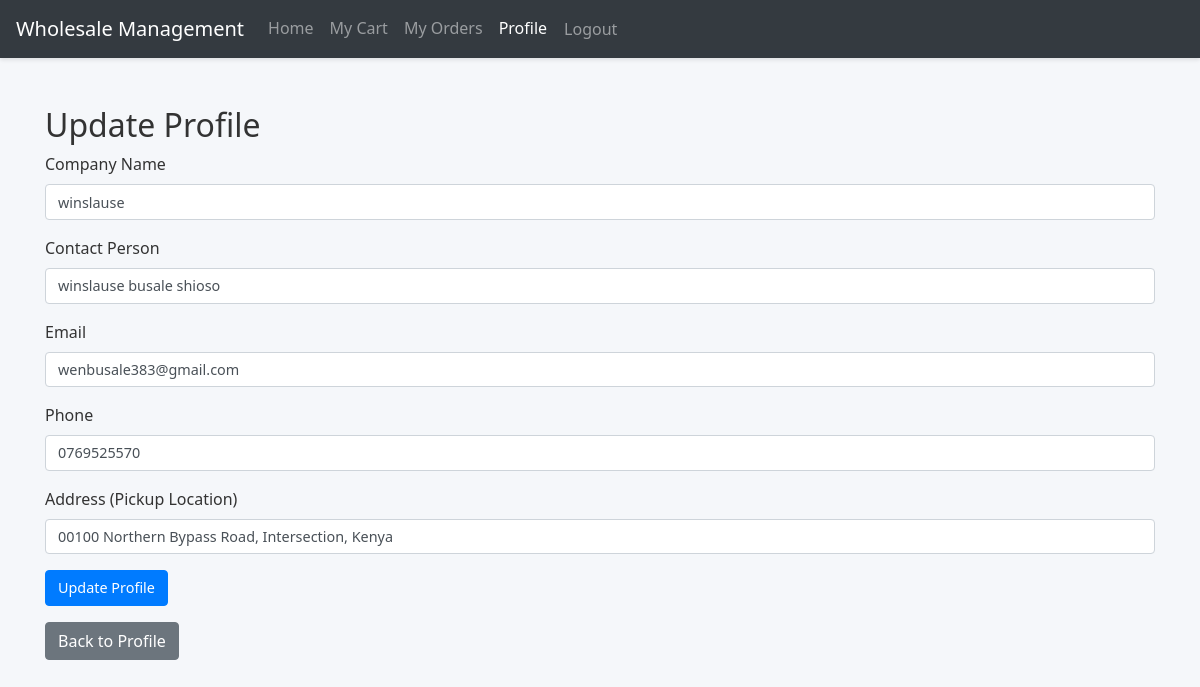
Page /update_profile (signed in) on the earlier database version.
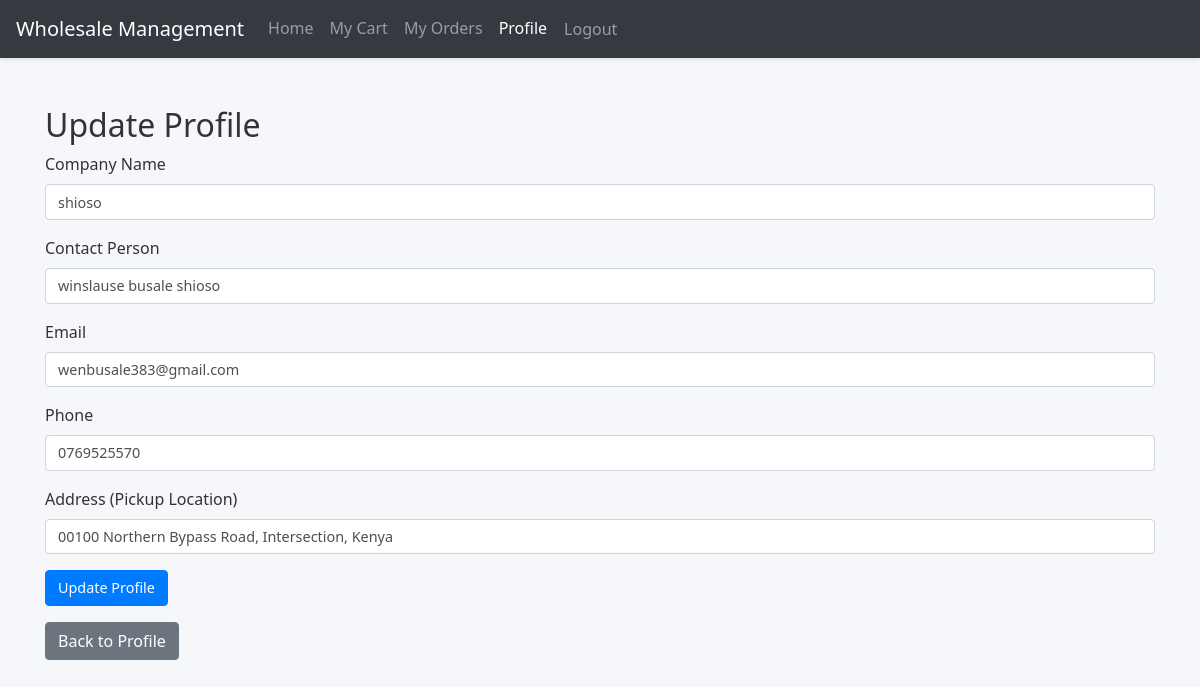
Same page on the later database version.
### app.py (models this page shows, shortened)
class User(db.Model, UserMixin):
    id = db.Column(db.Integer, primary_key=True)
    company_name = db.Column(db.String(100), nullable=False)
    contact_person = db.Column(db.String(100), nullable=False)
    email = db.Column(db.String(100), unique=True, nullable=False)
    phone = db.Column(db.String(20), nullable=False)
    address = db.Column(db.String(255), nullable=False)
    pickup_location = db.Column(db.String(255), nullable=True)  # Kept for backward compatibility
    password_hash = db.Column(db.String(128), nullable=False)
    carts = db.relationship('UserCart', backref='user', lazy=True)
    orders = db.relationship('Order', backref='user', lazy=True)
    user_orders = db.relationship('UserOrder', backref='user', lazy=True)
    admin_orders = db.relationship('AdminOrder', backref='user', lazy=True)

### app.py (the view, shortened to what this page needs)
@app.route('/update_profile', methods=['GET', 'POST'])
@login_required
def update_profile():
    return render_template('update_profile.html', user=current_user)

### app.py (called while the page is built)
@login_manager.user_loader
def load_user(user_id):
    return db.session.get(User, int(user_id))

### templates/update_profile.html (shortened to what this page needs)
<!DOCTYPE html>
<html lang="en">
<head>
  <link rel="stylesheet" href="https://stackpath.bootstrapcdn.com/bootstrap/4.5.2/css/bootstrap.min.css">
  <link rel="stylesheet" href="{{ url_for('static', filename='css/main.css') }}">
</head>
<body>
  <nav class="navbar navbar-expand-lg navbar-dark bg-dark">
    <a class="navbar-brand" href="#">Wholesale Management</a>
    <div class="collapse navbar-collapse" id="navbarNav">
      <ul class="navbar-nav mr-auto">
        <li class="nav-item"><a class="nav-link" href="{{ url_for('home') }}">Home</a></li>
        <li class="nav-item"><a class="nav-link" href="#" data-toggle="modal" data-target="#cartModal">My Cart</a></li>
        <li class="nav-item"><a class="nav-link" href="#" data-toggle="modal" data-target="#ordersModal">My Orders</a></li>
        <li class="nav-item active"><a class="nav-link" href="{{ url_for('profile') }}">Profile</a></li>
        <li class="nav-item">
          <form action="{{ url_for('logout') }}" method="post">
            <button type="submit" class="btn btn-link nav-link">Logout</button>
          </form>
        </li>
      </ul>
    </div>
  </nav>
  <div class="container mt-5">
    <h2>Update Profile</h2>
    <form action="{{ url_for('update_profile') }}" method="post">
      <div class="form-group">
        <label for="company_name">Company Name</label>
        <input type="text" class="form-control" id="company_name" name="company_name" value="{{ user.company_name }}" required>
      </div>
      <div class="form-group">
        <label for="contact_person">Contact Person</label>
        <input type="text" class="form-control" id="contact_person" name="contact_person" value="{{ user.contact_person }}" required>
      </div>
      <div class="form-group">
        <label for="email">Email</label>
        <input type="email" class="form-control" id="email" name="email" value="{{ user.email }}" required>
      </div>
      <div class="form-group">
        <label for="phone">Phone</label>
        <input type="text" class="form-control" id="phone" name="phone" value="{{ user.phone }}" required>
      </div>
      <div class="form-group">
        <label for="address">Address (Pickup Location)</label>
        <input type="text" class="form-control" id="address" name="address" value="{{ user.address }}" required>
      </div>
      <button type="submit" class="btn btn-primary">Update Profile</button>
    </form>
    <a href="{{ url_for('profile') }}" class="btn btn-secondary mt-3">Back to Profile</a>
  </div>
</body>
</html>

Differences in the rows shown:
changed User "winslause busale shioso": company_name "winslause" → "shioso"
